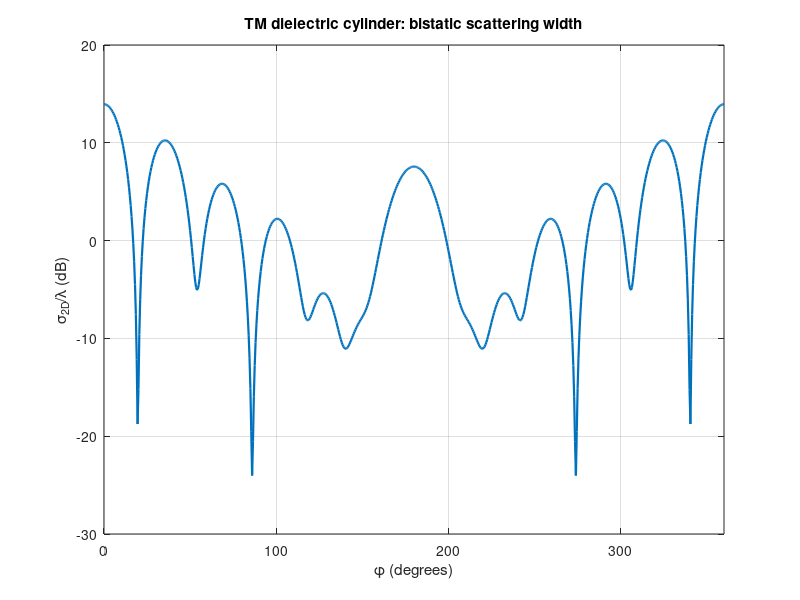

MATLAB code to generate this figure:
% ECE 541 Fall 2025 Project 6
% problem 2 - TM Case

clc
clear

lambda = 1;
a      = 1*lambda;
eps_r  = 4.0;
mu_r   = 1.0;

k  = 2*pi/lambda;
kd = k*sqrt(eps_r*mu_r);

M = ceil(k*a + 15);      

n  = (-M:M).';
jneg = (1j).^(-n);

ka  = k*a;
kda = kd*a;

Jn_ka  = besselj(n,  ka);
Jn_kda = besselj(n,  kda);

Jp_ka  = 0.5*(besselj(n-1,ka)  - besselj(n+1,ka));
Jp_kda = 0.5*(besselj(n-1,kda) - besselj(n+1,kda));

Hn_ka  = besselh(n,2,ka);
Hp_ka  = 0.5*(besselh(n-1,2,ka) - besselh(n+1,2,ka));

den = sqrt(mu_r).*Hp_ka.*Jn_kda - sqrt(eps_r).*Hn_ka.*Jp_kda;

an = -jneg .* ( sqrt(mu_r).*Jp_ka.*Jn_kda - sqrt(eps_r).*Jn_ka.*Jp_kda ) ./ den;

phi = linspace(0, 2*pi, 721);      
ang = phi + pi/2;

E = exp(1j*(n*ang));                 
F = (an.' * E);                       

sigma2D = (4/k) * abs(F).^2;         
sigma2D_norm = sigma2D / lambda;
sigma2D_dB = 10*log10(sigma2D_norm);

figure('Color','w');
plot(rad2deg(phi), sigma2D_dB, 'LineWidth', 1.6);
grid on;
xlim([0 360]);
xlabel('\phi (degrees)');
ylabel('\sigma_{2D}/\lambda (dB)');
title('TM dielectric cylinder: bistatic scattering width');
